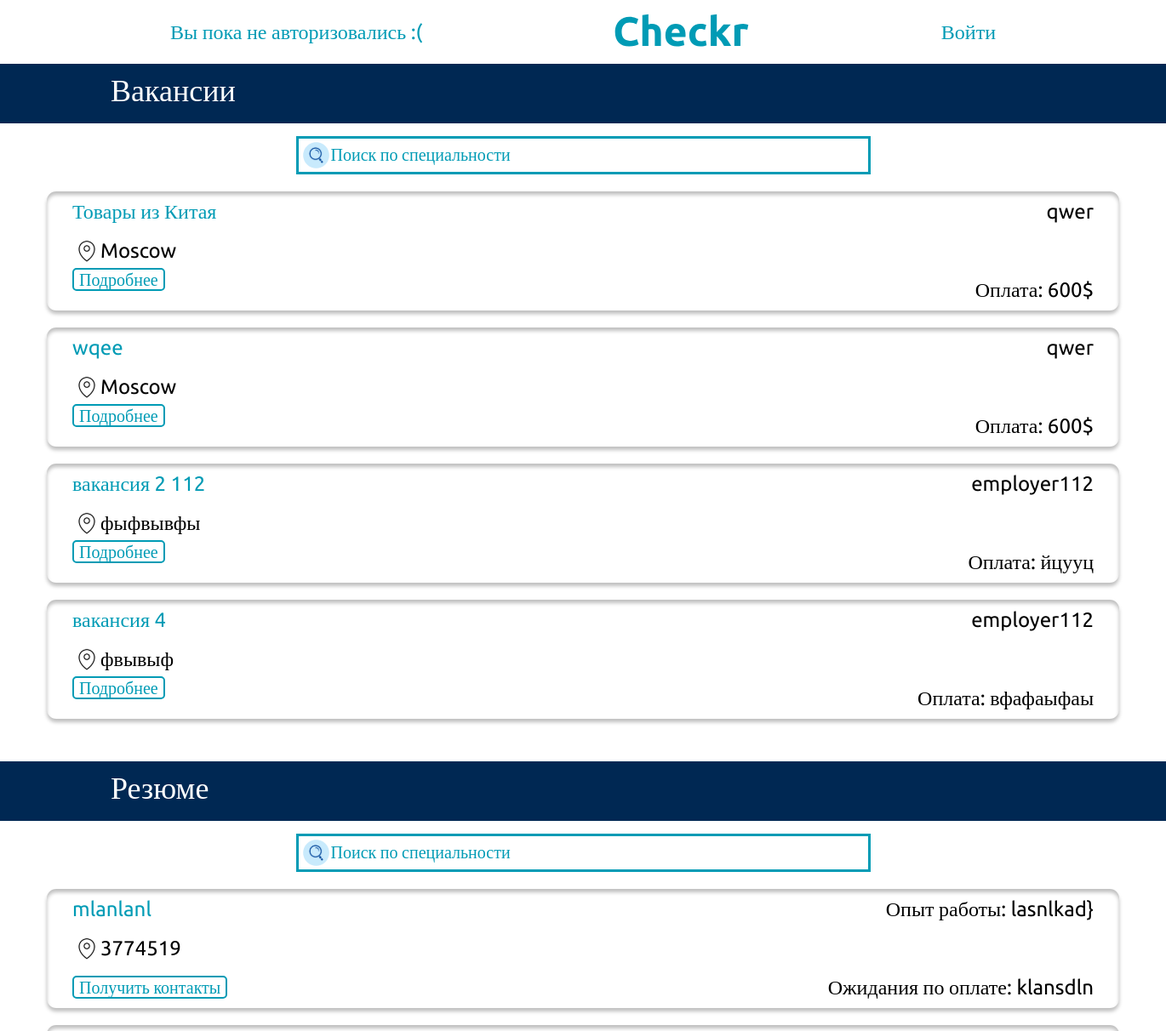
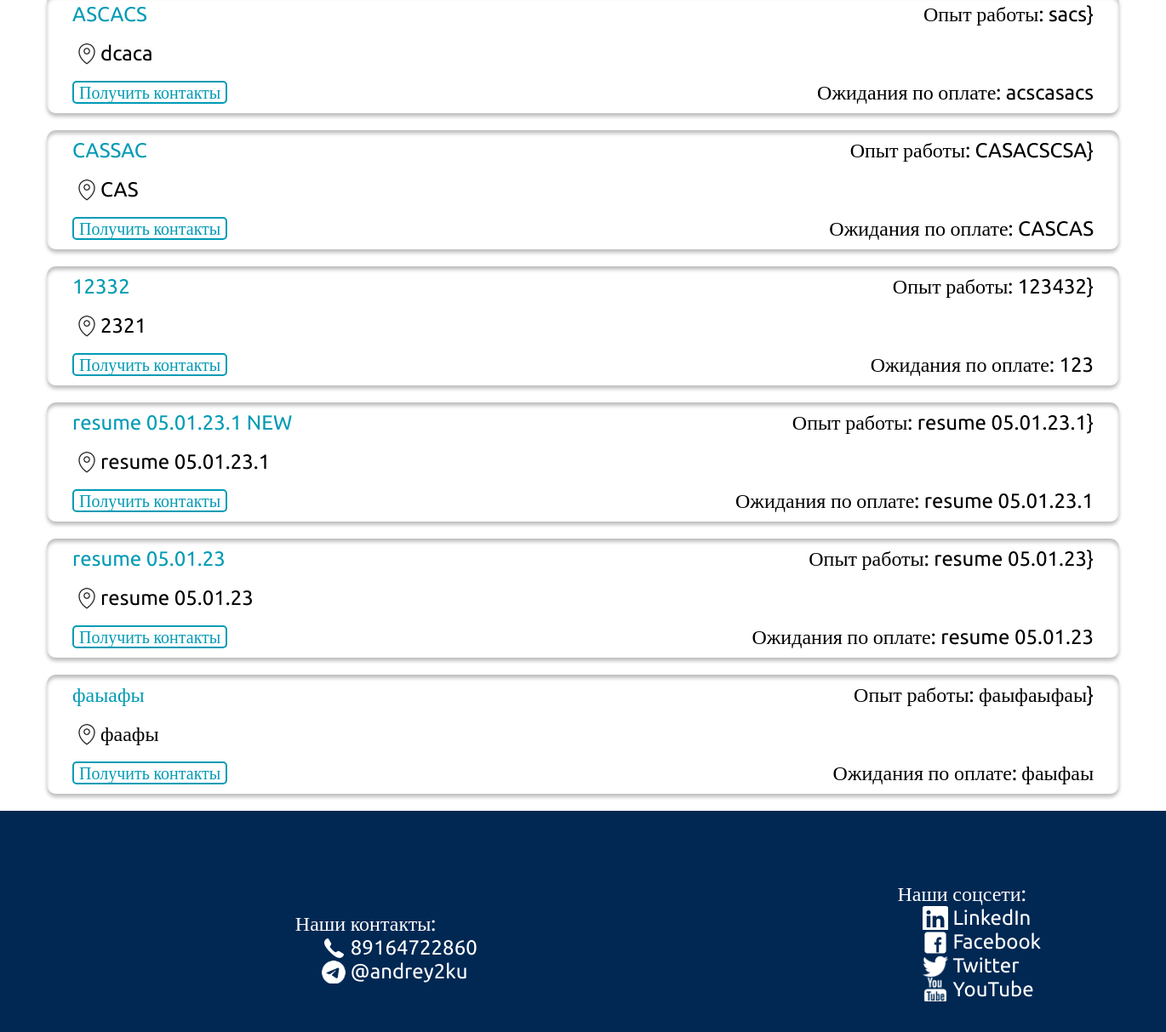
The app's page /, older data (2 pictures, top to bottom).
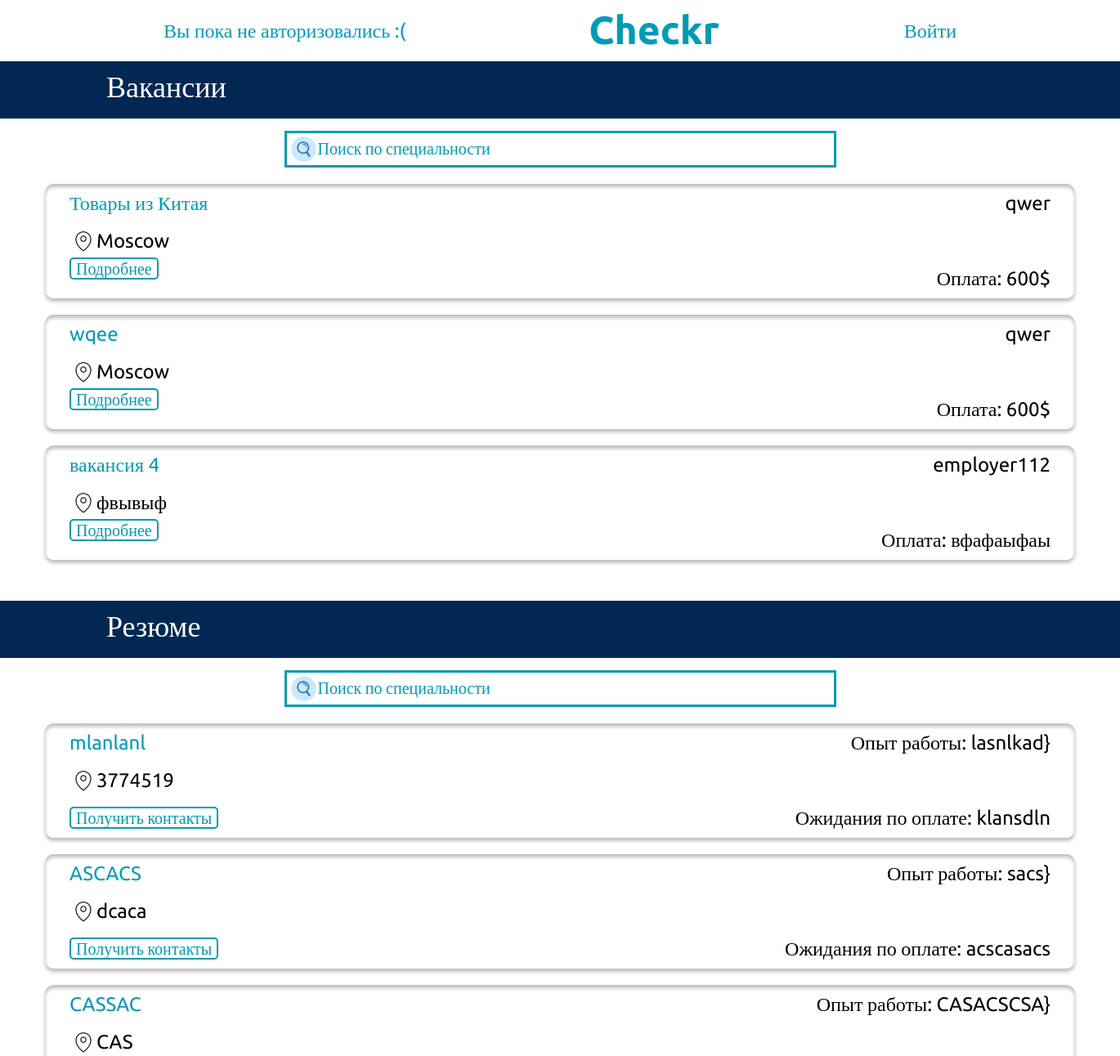
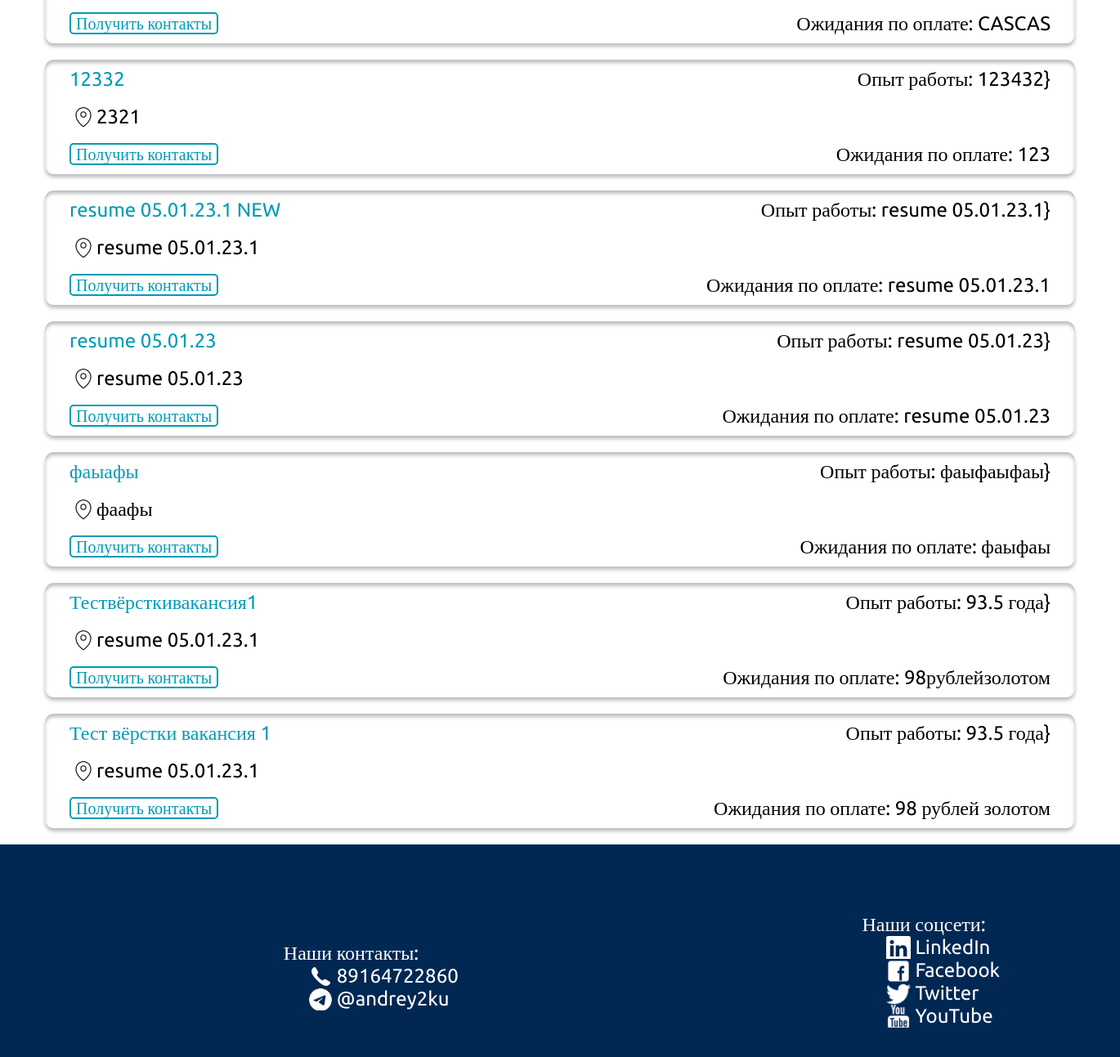
The same page, newer data (2 pictures, top to bottom).
### my_hh_app/models.py (models this page shows, shortened)
class Vacancies(models.Model):
    title = models.CharField("Title", max_length=200)
    location = models.CharField("Location", max_length=200)
    salary = models.CharField("salary", max_length=200)
    skills = models.ManyToManyField(Skills)
    author = models.ForeignKey(User, on_delete=models.SET_NULL, null=True)
    company_name = models.ForeignKey(Companies, on_delete=models.SET_NULL, null=True)
    description = models.TextField("description", default="")

class Companies(models.Model):
    company_name = models.CharField("company_name", max_length=200)
    author = models.ForeignKey(User, on_delete=models.SET_NULL, default="", null=True)
    foundation_data = models.DateField("foundation_data", default=datetime.datetime.now(), null=True)
    industry = models.CharField("industry", max_length=200, default="", null=True)
    strategy_description = models.TextField("Strategy_description", default="", null=True)
    def __str__(self):
        return self.company_name

class Resume(models.Model):
    name = models.CharField("name", max_length=200)
    option = (("male", "Мужской"), ("female", "Женский"))
    gender = models.CharField("gender", max_length=200, choices=option)
    spec = models.TextField("speciality", max_length=200)
    experience = models.TextField("experience")
    option = (("full-time", "full-time"), ("part-time", "part-time"))
    type_of_employment = models.CharField("type_of_employment", max_length=200, choices=option)
    skills = models.ManyToManyField(Skills)
    age = models.CharField("age", max_length=100)
    phone = models.CharField("phone", max_length=20)
    salary = models.CharField("salary", max_length=200)
    adres = models.CharField("adres", max_length=200)
    author = models.ForeignKey(User, on_delete=models.SET_NULL, null=True)

### my_hh_app/views.py (the view)
# urls.py: path('', views.index,name='index'),
def index(request):
    resume = None
    vacancies = None
    if request.method == "POST":
        if "resumes_search" in request.POST and "vacancies_search" in request.POST:
            resume = Resume.objects.filter(spec__contains=request.POST.get("resumes_search", ""))
            vacancies = Vacancies.objects.filter(title__contains=request.POST.get("vacancies_search", ""))
        elif "vacancies_search" in request.POST:
            vacancies = Vacancies.objects.filter(title__contains=request.POST.get("vacancies_search", ""))
            resume = Resume.objects.all()
        elif "resumes_search" in request.POST:
            resume = Resume.objects.filter(spec__contains=request.POST.get("resumes_search", ""))
            vacancies = Vacancies.objects.all()
    else:
        resume = Resume.objects.all()
        vacancies = Vacancies.objects.all()
    skills = Skills.objects.all()
    context = {"resumes": resume, "vacancies": vacancies, "skills": skills, }
    return render(request, "my_hh_app/index.html", context)

### my_hh_app/templates/my_hh_app/index.html (shortened to what this page needs)
<!DOCTYPE html>
{% extends 'my_hh_app/base.html' %}
{% block content %}
  <section>
    <div class="vacancies__header">Вакансии </div>
    <div class="search__div">
      <form  class = "search__form" method="post" id="1">
      <input class="vacancies__search"  type="search" placeholder="Поиск по специальности" name="vacancies_search">
      </form>
    </div>
    {% for vacancy in vacancies %}
    <div class="vacancies__card">
      <div class="vacancies__card__div__1">
        <a class="vacancy__name" href="/vacancy_view/{{vacancy.id}}/0">{{vacancy.title}}</a>
        <a class="company__name" href="#"> {{vacancy.company_name}}</a>
      </div>
      <div class="vacancies__card__div__2">
        <span class="vacancies__city">{{vacancy.location}}</span>
      </div>
      <div class="vacancies__card__div__3">
        <a class="respond__btn" href="/vacancy_view/{{vacancy.id}}/0"> Подробнее </a>
        <span class="salary">Оплата: {{vacancy.salary}}</span>
      </div>
    </div>
    {% endfor %}
  </section>
  <section class="resumes">
    <div class="vacancies__header">Резюме </div>
    <div class="search__div">
      <form  class = "search__form" method="post" id="2">
      <input class="vacancies__search"  type="search" placeholder="Поиск по специальности" name="resumes_search">
      </form>
    </div>
    {% for resume in resumes %}
    <div class="vacancies__card">
      <div class="vacancies__card__div__1">
        <a class="vacancy__name" href="resume_view/{{resume.id}}">{{resume.spec}}</a>
        <a class="company__name" href="resume_view/{{resume.id}}"> Опыт работы: {{resume.experience}}}</a>
      </div>
      <div class="vacancies__card__div__2">
        <span class="vacancies__city">{{resume.adres}}</span>
      </div>
      <div class="vacancies__card__div__3">
        <a href="resume_view/{{resume.id}}" class="contact__button" type="submit">
          <div class="respond__btn">Получить контакты</div>
        </a>
        <span class="salary">Ожидания по оплате: {{resume.salary}}</span>
      </div>
    </div>
    {% endfor %}
  </section>
</body>
</html>
{% endblock %}

### my_hh_app/templates/my_hh_app/base.html (shortened to what this page needs)
<head>
  {% load static %}
  <link rel="stylesheet" href="{% static 'my_hh_app/css/normalize.min.css' %}">
  <link rel="stylesheet" href="{% static 'my_hh_app/css/style.css' %}">
</head>
{% load static %}
<header>
    <nav class="header__nav">
        {% if request.user.is_authenticated == False %}
      <a class="header__link" href="http://127.0.0.1:8000/accounts/login">Вы пока не авторизовались :( </a>
      <a class="logo" href="http://127.0.0.1:8000/" ><img src="{% static 'my_hh_app/images/Checkr.svg' %}"></a>
      <a class="header__link" href="http://127.0.0.1:8000/accounts/login"> Войти</a>
        {% else %}
        <a class="header__link" href="http://127.0.0.1:8000/lk">{{request.user}} </a>
      <a class="logo" href="http://127.0.0.1:8000/" ><img src="{% static 'my_hh_app/images/Checkr.svg' %}"></a>
      <a class="header__link" href="http://127.0.0.1:8000/exit"> Выйти</a>
        {% endif %}
    </nav>
  </header>
{% block content %}
{%endblock%}
<footer class="footer">
    <ul class="our__contacts_ul">Наши контакты:
      <li class="our__phone">89164722860</li>
      <li class="our__tg">@andrey2ku</li>
    </ul>
    <ul class="our__links"> Наши соцсети:
      <li class="is-linkedin"><a class="our__links__link"href="#" title="LinkedIn" target="_blank"
          rel="noopener noreferrer"><span>LinkedIn</span></a></li>
      <li class="is-facebook"><a class="our__links__link" href="#" title="Facebook" target="_blank"
          rel="noopener noreferrer"> <span>Facebook</span></a></li>
      <li class="is-twitter"><a class="our__links__link" href="#" title="Twitter" target="_blank"
          rel="noopener noreferrer"> <span>Twitter</span></a></li>
      <li class="is-youtube"><a class="our__links__link" href="#" title="YouTube"
          target="_blank" rel="noopener noreferrer"> <span>YouTube</span></a></li>
    </ul>
  </footer>

### my_hh_app/static/my_hh_app/css/style.css (style rules this page uses)
header { padding-left: 200px; padding-right: 200px; }
input { width: 100%; height: 70px; outline: 0; outline-offset: 0px; border: none; padding-left:50px; display: block; }
input::placeholder { color: #009BB5; font-family: 'Ubuntu'; font-style: normal; font-weight: 300; font-size: 20px; line-height: 28px; }
.header__nav { height: 75px; max-width: 1500px; width: 100%; margin: 0 auto; display: flex; justify-content: space-between; align-items: center; }
.header__link { text-decoration: none; font-size: 24px; font-weight: 400; color: #009BB5; }
.vacancies__header { max-height: 65px; min-height: 60px; max-width: 1500px; width: 100%; background-color: #002853; font-weight: 400; font-size: 36px; color: #fff; padding-left: 130px; padding-top: 10px; margin: 0 auto; }
.vacancies__search { width: calc(100%); height: 100%; border: 3px solid #009BB5; position: absolute; outline: 0; outline-offset: 0px; background: url("../images/magnifier_icon-icons.svg") no-repeat 5px; padding-left:38px; }
.search__div { width: 675px; height: 45px; margin: 15px auto; position: relative; display: flex; }
.vacancies__card { padding-left: 30px; margin: 20px auto; width: 1230px; height: 140px; box-shadow: 0px 4px 4px rgba(0, 0, 0, 0.25), inset 0px 4px 4px rgba(0, 0, 0, 0.25); border-radius: 11px; }
.vacancies__card__div__1 { position: relative; width: 100%; height: 33%; }
.vacancy__name { font-family: 'Ubuntu'; font-style: normal; font-weight: 400; font-size: 24px; position: absolute; display: flex; top: 10px; left:0px; color: #009BB5; text-decoration: none; }
.company__name { font-family: 'Ubuntu'; font-style: normal; font-weight: 400; font-size: 24px; position: absolute; display: flex; top: 10px; right:30px; text-decoration: none; color: #000000; }
.vacancies__card__div__2 { position: relative; width: 100%; height: 33%; }
.vacancies__city { position: absolute; top: 10px; left:0; font-family: 'Ubuntu'; font-style: normal; font-weight: 400; font-size: 24px; line-height: 28px; color: #000; background: url("../images/location.svg") no-repeat 1px; padding-left:33px; }
.vacancies__card__div__3 { position: relative; width: 100%; height: 33%; }
.respond__btn { padding-left: 6px; padding-right: 6px; font-family: 'Ubuntu'; font-style: normal; font-weight: 400; font-size: 20px; line-height: 23px; background: #fff; color: #009BB5; border: 2px solid; border-radius: 5px; border-color: #009BB5; text-decoration: none; }
.salary { font-family: 'Ubuntu'; font-style: normal; font-weight: 400; font-size: 24px; position: absolute; display: flex; top: 10px; right:30px; text-decoration: none; color: #000000; }
.contact__button { top: 10px; position: absolute; left: 0; padding: 0; text-decoration: none; }
.resumes { padding-top: 30px; }
.footer { display: flex; justify-content: space-around; position: relative; margin: 0 auto; width: 100%; padding-left: 80px; padding-right: 80px; max-width: 1500px; height: 260px; background-color: #002853; }
.our__contacts_ul { padding-top: 95px; font-family: 'Ubuntu'; font-style: normal; font-weight: 400; font-size: 24px; line-height: 28px; color: #FFFFFF; list-style-type: none; }
.our__phone { margin-left: 30px; padding-left:35px ; background: url("../images/telephone.svg") no-repeat; }
.our__tg { margin-left: 30px; padding-left:35px ; background: url("../images/tg.svg") no-repeat; }
.our__links { padding-top: 60px; font-family: 'Ubuntu'; font-style: normal; font-weight: 400; font-size: 24px; line-height: 28px; color: #FFFFFF; list-style-type: none; }
.our__links__link { text-decoration: none; font-family: 'Ubuntu'; font-style: normal; font-weight: 400; font-size: 24px; line-height: 28px; color: #FFFFFF; }
.is-linkedin { background: url("../images/linkedin.svg") no-repeat; margin-left: 30px; padding-left:35px }
.is-facebook { background: url("../images/facebook.svg") no-repeat; margin-left: 30px; padding-left:35px }
.is-twitter { background: url("../images/twitter.svg") no-repeat; margin-left: 30px; padding-left:35px }
.is-youtube { background: url("../images/youtube.svg") no-repeat; margin-left: 30px; padding-left:35px }

Row changes from the older to the newer data that the page shows:
removed Vacancies: title "вакансия 2 112", company_name "employer112", location "фыфвывфы", salary "йцууц"
added Resume: spec "Тествёрсткивакансия1", experience "93.5 года", adres "resume 05.01.23.1", salary "98рублейзолотом"
added Resume: spec "Тест вёрстки вакансия 1", experience "93.5 года", adres "resume 05.01.23.1", salary "98 рублей золотом"
